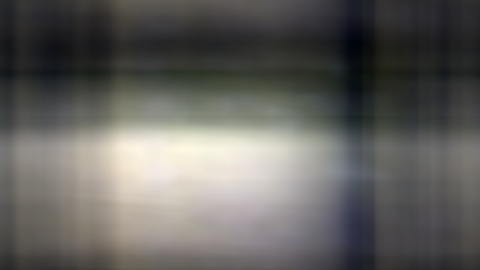
#> input picture visuals/temp.jpg, 480 x 270 px
$ python compare_sim_real.py --sim_path ../visuals/temp.jpg --real_path ../visuals/temp.jpg
#> lines starting #> are read from the running program, lines starting #| are printed output that depends on the picture
# compare simulation and real rgb images
# first, we need to load the images
# then, we need to transform them to grayscale and [0, 255] range
# finally, we can compare the images by absolute difference and save the result
import cv2
import numpy as np
import os
import argparse

def load_images(sim_path, real_path):
#> called with sim_path = '../visuals/temp.jpg', real_path = '../visuals/temp.jpg'
    sim_img = cv2.imread(sim_path)
#> sim_img is the input picture: shape (270, 480, 3); mean B, G, R 94.2, 97.5, 98.7
    real_img = cv2.imread(real_path)
    return sim_img, real_img
def transform_images(sim_img, real_img):
    sim_img = cv2.cvtColor(sim_img, cv2.COLOR_BGR2GRAY)
#> sim_img: shape (270, 480)
    real_img = cv2.cvtColor(real_img, cv2.COLOR_BGR2GRAY)
    sim_img = cv2.normalize(sim_img, None, 0, 255, cv2.NORM_MINMAX)
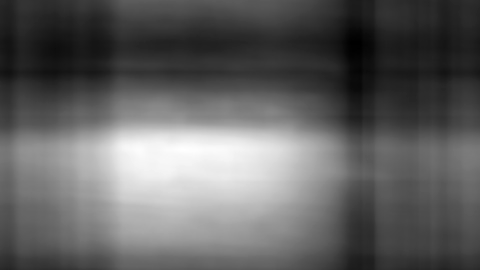
#> sim_img: shape (270, 480); min 0, max 255, mean 97.3
    real_img = cv2.normalize(real_img, None, 0, 255, cv2.NORM_MINMAX)
    return sim_img, real_img
def compare_images(sim_img, real_img, output_path):
    # diff_img = cv2.absdiff(sim_img, real_img)
    sim_img = sim_img.astype(np.float32)
    real_img = real_img.astype(np.float32)
    diff_img = sim_img - real_img
#> diff_img: shape (270, 480) float32; every value is 0
    # diff_img = cv2.subtract(real_img, sim_img)
    # diff_img = cv2.normalize(diff_img, None, 0, 255, cv2.NORM_MINMAX)
    print(f'Max difference: {np.max(diff_img)}')
#| Max difference: 0.0
    print(f'Min difference: {np.min(diff_img)}')
#| Min difference: 0.0
    print(f'Mean difference: {np.mean(diff_img)}')
#| Mean difference: 0.0
    diff_img = diff_img - np.min(diff_img)
    diff_img = cv2.normalize(diff_img, None, 0, 255, cv2.NORM_MINMAX)
    os.makedirs(os.path.dirname(output_path), exist_ok=True)
    cv2.imwrite(output_path, diff_img)
    return diff_img
def argument_parser():
    parser = argparse.ArgumentParser(description='Compare simulation and real images')
    parser.add_argument('--sim_path', default='/root/caixin/flatnet/output/sim_capture/n01440764_457.png', help='Path to the simulation image')
    parser.add_argument('--real_path', default='output/visual_capture/imagenet_caps_384_12bit_Feb_19/n01440764_457.png', help='Path to the real image')
    parser.add_argument('--output_path', default='output/compare_sim_real/n01440764_457.png', help='Path to the output image')
    return parser
def main():
    parser = argument_parser()
    args = parser.parse_args()
    sim_img, real_img = load_images(args.sim_path, args.real_path)
    sim_img, real_img = transform_images(sim_img, real_img)
    diff_img = compare_images(sim_img, real_img, args.output_path)
    print(f'Difference image saved to {args.output_path}')
if __name__ == '__main__':
    main()
